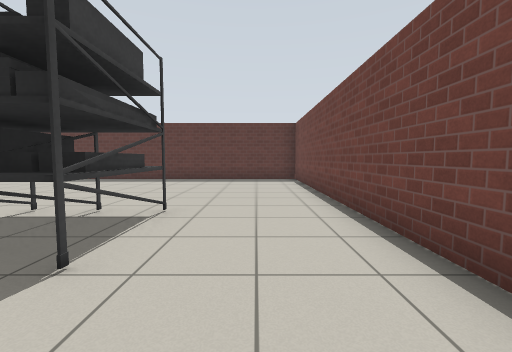
view 1 (above)

20 first-person views from a walk through a Gazebo world. The camera is 0.94 m above the floor, tilts 4° down and sees 90° across. The floor is counted in squares, 1 m on a side. Each view is taken from the middle of a square. On the plan, view 1 faces up. The plan holds only what a view shows up to about 10 squares ahead; the rest is blank. Gazebo's built-in surfaces are drawn with simple patterns.

view 2
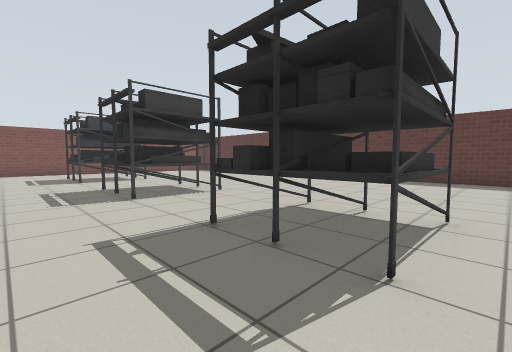

view 3
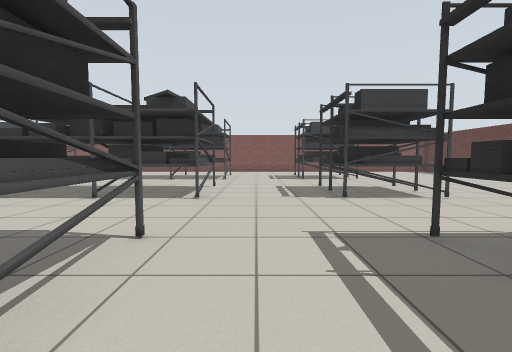

view 4
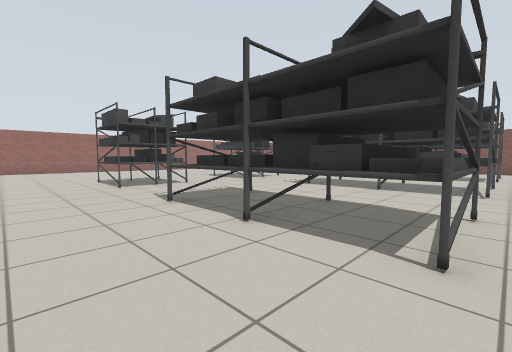

view 5
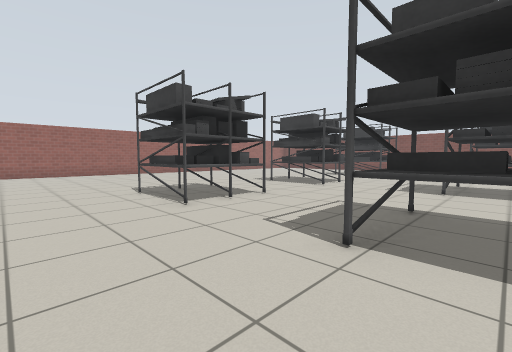

view 6
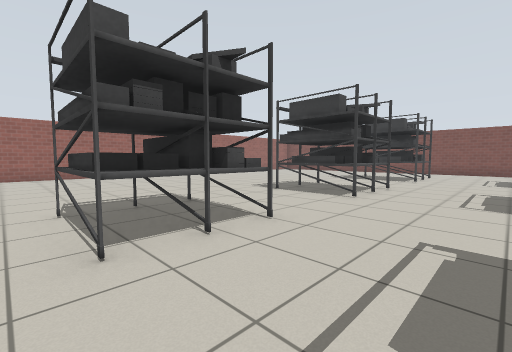

view 7
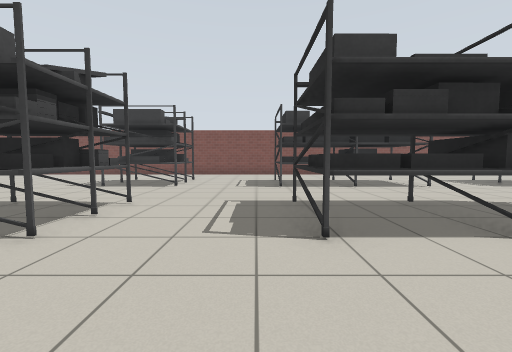

view 8
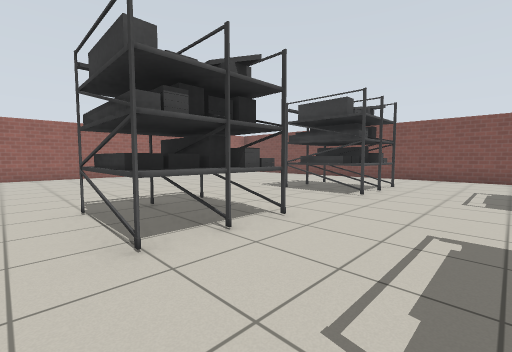

view 9
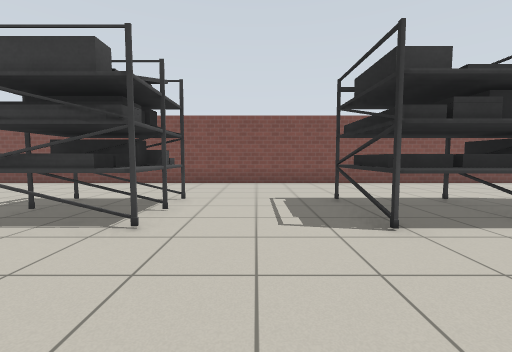

view 10
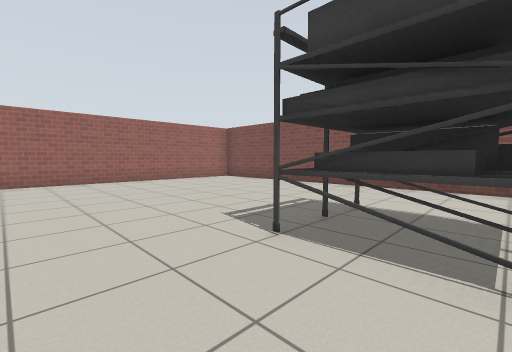

view 11
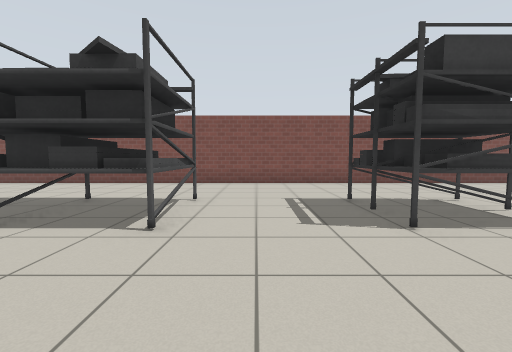

view 12
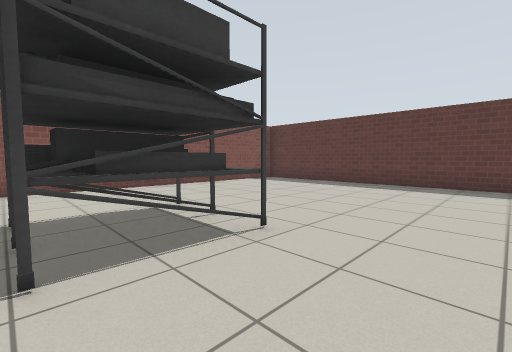

view 13
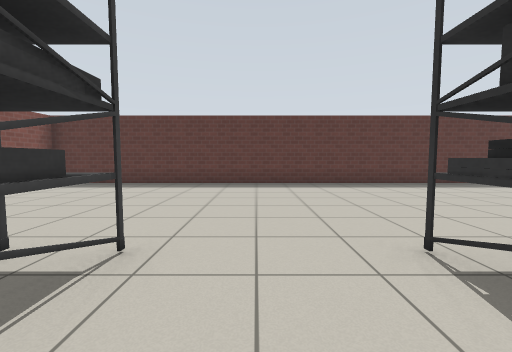

view 14
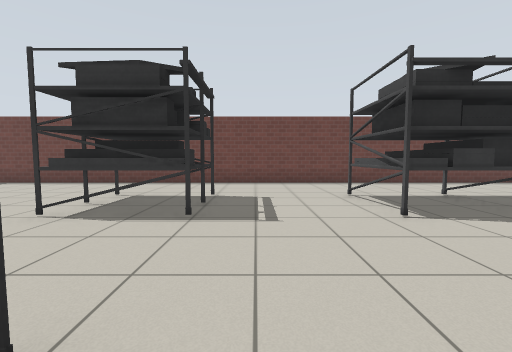

view 15
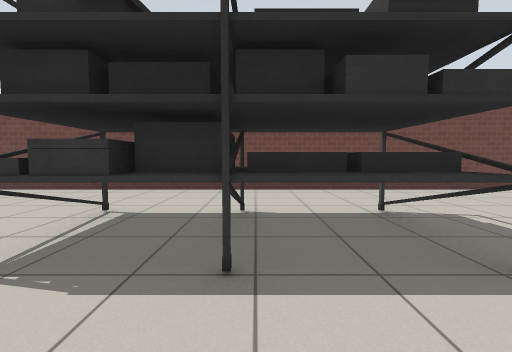

view 16
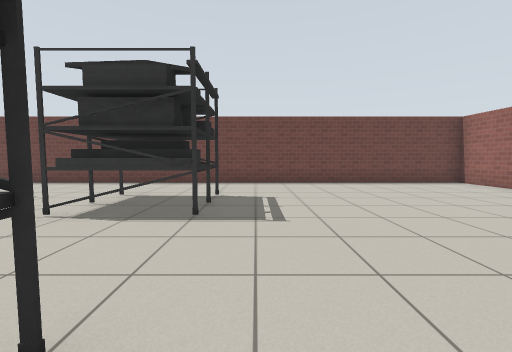

view 17
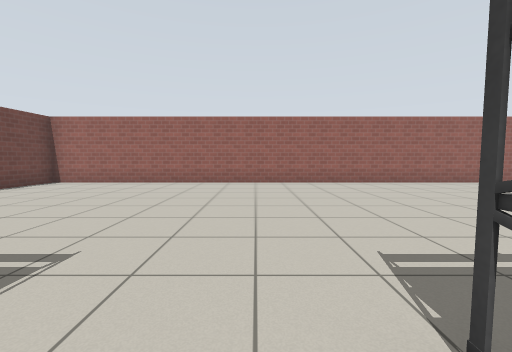

view 18
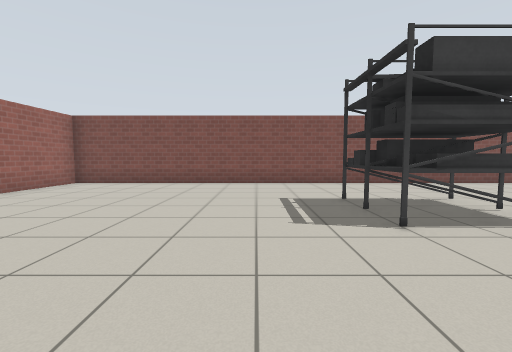

view 19
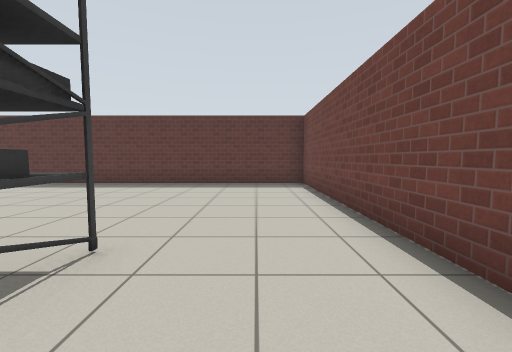

view 20
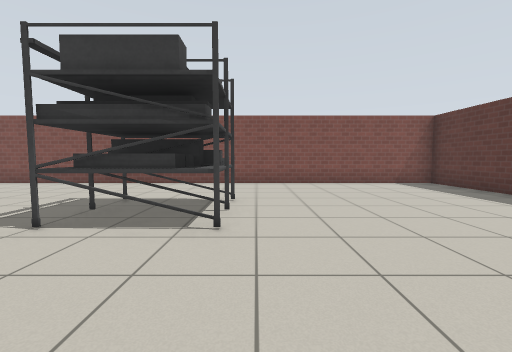

### Floor plan
Key: @ floor where view 1 was taken; # wall or solid block; . floor; S shelf.
Columns run from 19 left of view 1 to 2 right of it. Each row starts with its distance up from view 1.
 12 ######################
 11 #....................#
 10 #....................#
  9 #....................#
  8 #....................#
  7 #....................#
  6 #....................#
  5 #....................#
  4 #....SS...SSS..SSS...#
  3 #....SS...SSS..SSS...#
  2 #....SS...SSS..SSS...#
  1 #....................#
  0 #..................@.#
 -1 #....................#
 -2 #....SS...SSS..SSS...#
 -3 #....SS...SSS..SSS...#
 -4 #....SS...SSS..SSS...#
 -5 #....SS...SSS..SSS...#
 -6 #....SS...SSS..SSS...#
 -7 #....................#
 -8 #....................#
 -9 #....................#
-10 #....SS...SSS..SSS...#
-11 #....SS...SSS..SSS...#
-12 #....SS...SSS..SSS...#
-13 #....................#
-14 #....................#
-15 #....................#
-16 #....................#
-17 #....................#
-18 #....................#
-19 #....................#
-20 #....................#
-21 ######################

Positions as (right, up) in squares from view 1, and headings:
1: (0, 0), facing up
2: (-1, 0), facing up-left
3: (-1, 0), facing left
4: (1, -1), facing down-left
5: (1, -5), facing down-left
6: (-1, -7), facing down-left
7: (-4, -7), facing left
8: (-6, -7), facing down-left
9: (-9, -8), facing left
10: (-10, -10), facing down-left
11: (-9, 0), facing left
12: (-10, 2), facing up-left
13: (-11, 2), facing up
14: (-8, 1), facing right
15: (-6, -4), facing right
16: (-8, -13), facing right
17: (-6, -11), facing down
18: (-9, -14), facing left
19: (0, 2), facing up
20: (-9, 5), facing left
